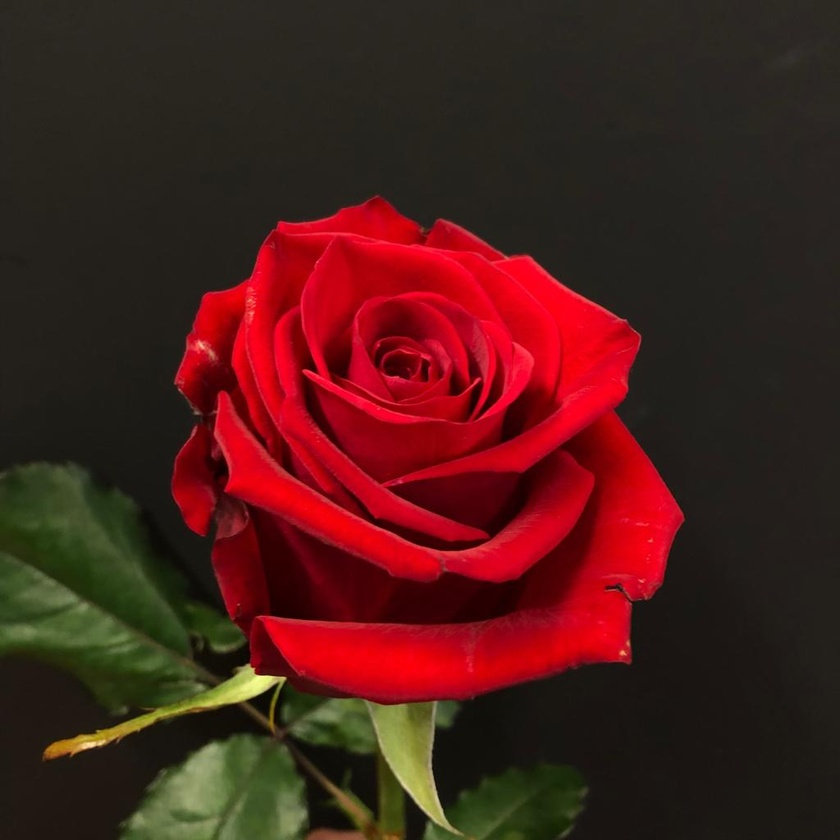
#> input picture Red.jpg, 840 x 840 px, shrunk from 1024 x 1024 before the run, found by its file name
$ python sangeeta.py
#> lines starting #> are read from the running program, lines starting #| are printed output that depends on the picture
import matplotlib.pyplot as plt
import cv2
import mam

# mam.main()
def main():
    img_path = "C:/Users/Dell/Desktop/DIP/Red.jpg"

    img = cv2.imread(img_path)
#> img is the input picture: shape (840, 840, 3); mean B, G, R 25.9, 30, 74.6
    print(img.shape)
#| (840, 840, 3)

    plt.figure(figsize=(20,20))
    plt.subplot(2,2,1)

    plt.imshow(img)
    plt.subplot(2,2,1)

    plt.imshow(img[:,:,0], cmap='gray')
    plt.subplot(2,2,2)

    plt.imshow(img[:,:,1], cmap='gray')
    plt.subplot(2,2,3)

    plt.imshow(img[:,:,2], cmap='gray')
    plt.subplot(2,2,4)

    plt.imshow(img)


    plt.show()
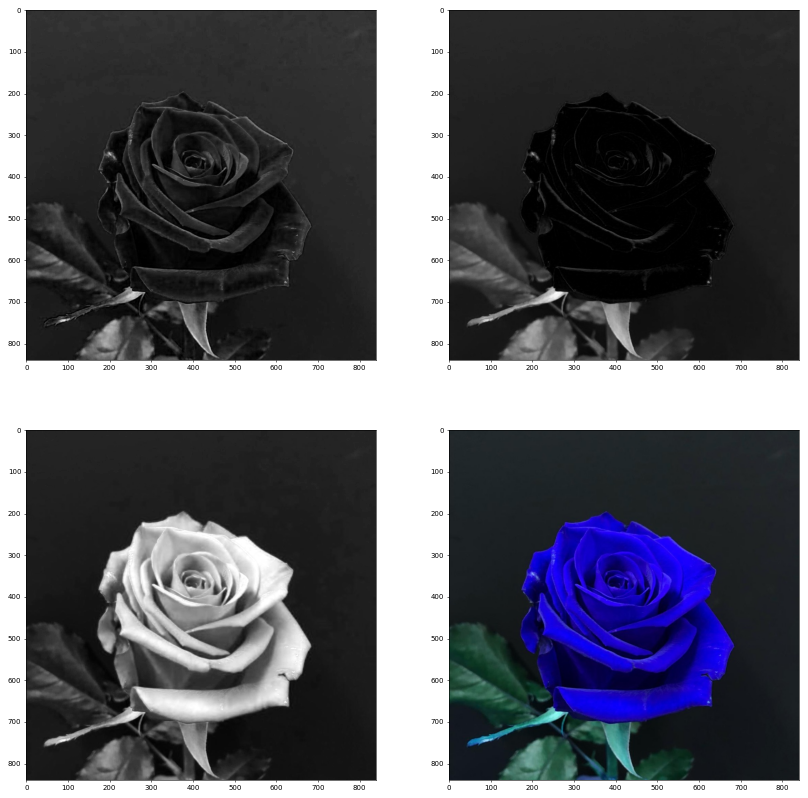
#> figure drawn by matplotlib, 4 panels; B, G, R data is drawn as R, G, B

if __name__ == '__main__':
    main()
    # print('ok')
